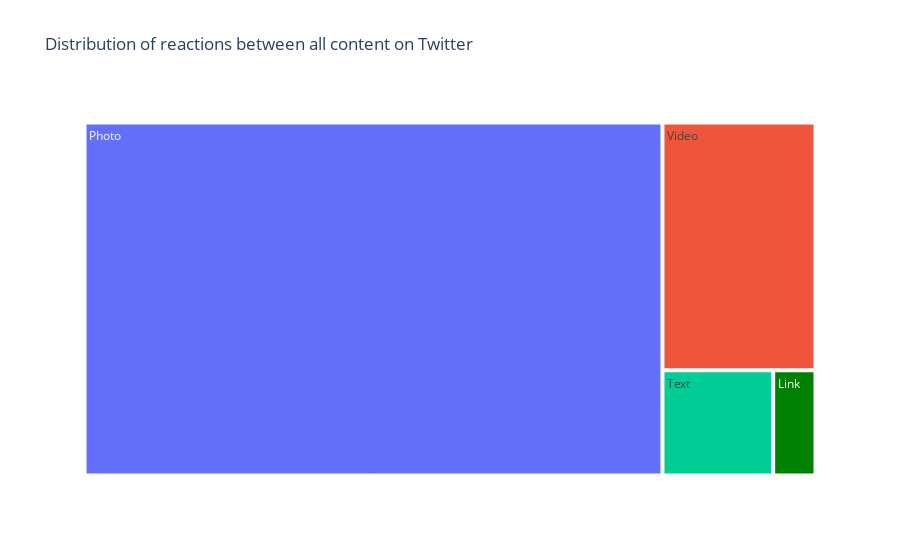
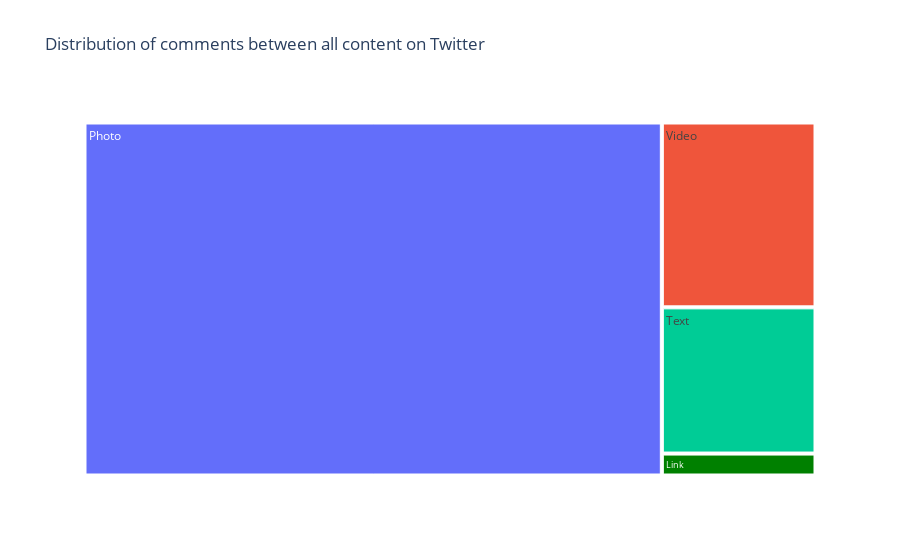
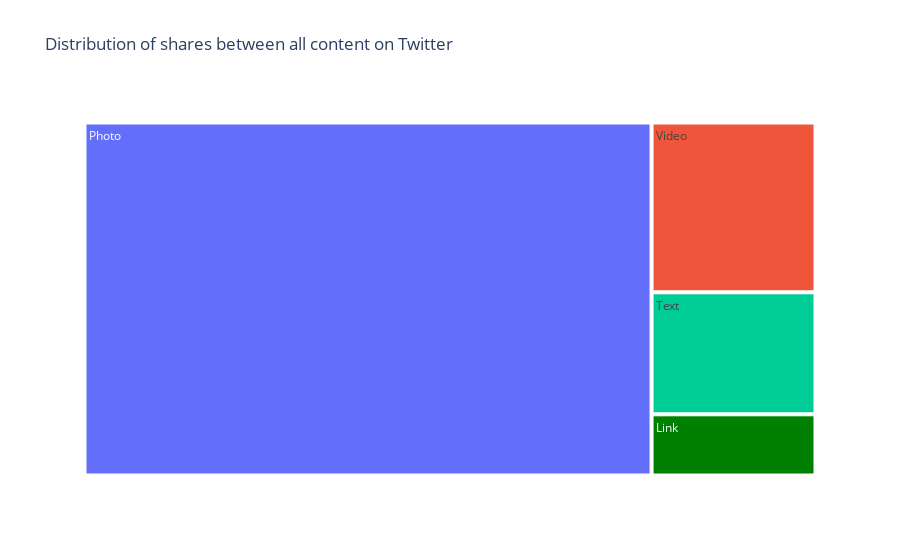

Source (notebook cell) for these figures, in order:
### Code cell
color_discrete_map = {
    'Photo': 'Viridis',
    'Video': 'Cividis',
    'Text': 'Paired',
    'Link': 'Green'
}

# Create a treemap with custom colors
fig = px.treemap(data_twitter, 
                 path=['Content _Type'], 
                 values='Reactions',
                 color='Content _Type',
                 color_discrete_map=color_discrete_map,  # Assign custom colors
                 hover_data=['Comments', 'Shares'], 
                 title='Distribution of reactions between all content on Twitter')

fig.show()


color_discrete_map = {
    'Photo': 'Viridis',
    'Video': 'Cividis',
    'Text': 'Paired',
    'Link': 'Green'
}

# Create a treemap with custom colors
fig = px.treemap(data_twitter, 
                 path=['Content _Type'], 
                 values='Comments',
                 color='Content _Type',
                 color_discrete_map=color_discrete_map,  # Assign custom colors
                 hover_data=['Reactions', 'Shares'], 
                 title='Distribution of comments between all content on Twitter')

fig.show()


color_discrete_map = {
    'Photo': 'Viridis',
    'Video': 'Cividis',
    'Text': 'Paired',
    'Link': 'Green'
}

# Create a treemap with custom colors
fig = px.treemap(data_twitter, 
                 path=['Content _Type'], 
                 values='Shares',
                 color='Content _Type',
                 color_discrete_map=color_discrete_map,  # Assign custom colors
                 hover_data=['Comments', 'Reactions'], 
                 title='Distribution of shares between all content on Twitter')

fig.show()

### Figure 1 — Plotly figure (JSON) as saved in the notebook; plotly's stock layout.template omitted (floating-point values rounded to 4 significant figures)
{"data": [{"branchvalues": "total", "customdata": [["(?)", "(?)", "Link"], ["(?)", "(?)", "Text"], ["(?)", "(?)", "Video"], ["(?)", "(?)", "Photo"]], "domain": {"x": [0, 1], "y": [0, 1]}, "hovertemplate": "labels=%{label}<br>Reactions=%{value}<br>parent=%{parent}<br>id=%{id}<br>Comments=%{customdata[0]}<br>Shares=%{customdata[1]}<br>Content _Type=%{customdata[2]}<extra></extra>", "ids": ["Link", "Text", "Video", "Photo"], "labels": ["Link", "Text", "Video", "Photo"], "marker": {"colors": ["Green", "Paired", "Cividis", "Viridis"]}, "name": "", "parents": ["", "", "", ""], "type": "treemap", "values": [2735, 7155, 23289, 125309]}], "layout": {"legend": {"tracegroupgap": 0}, "title": {"text": "Distribution of reactions between all content on Twitter"}}}

### Figure 2 — Plotly figure (JSON) as saved in the notebook; plotly's stock layout.template omitted (floating-point values rounded to 4 significant figures)
{"data": [{"branchvalues": "total", "customdata": [["(?)", "(?)", "Link"], ["(?)", "(?)", "Text"], ["(?)", "(?)", "Video"], ["(?)", "(?)", "Photo"]], "domain": {"x": [0, 1], "y": [0, 1]}, "hovertemplate": "labels=%{label}<br>Comments=%{value}<br>parent=%{parent}<br>id=%{id}<br>Reactions=%{customdata[0]}<br>Shares=%{customdata[1]}<br>Content _Type=%{customdata[2]}<extra></extra>", "ids": ["Link", "Text", "Video", "Photo"], "labels": ["Link", "Text", "Video", "Photo"], "marker": {"colors": ["Green", "Paired", "Cividis", "Viridis"]}, "name": "", "parents": ["", "", "", ""], "type": "treemap", "values": [640, 4264, 5391, 38678]}], "layout": {"legend": {"tracegroupgap": 0}, "title": {"text": "Distribution of comments between all content on Twitter"}}}

### Figure 3 — Plotly figure (JSON) as saved in the notebook; plotly's stock layout.template omitted (floating-point values rounded to 4 significant figures)
{"data": [{"branchvalues": "total", "customdata": [["(?)", "(?)", "Link"], ["(?)", "(?)", "Text"], ["(?)", "(?)", "Video"], ["(?)", "(?)", "Photo"]], "domain": {"x": [0, 1], "y": [0, 1]}, "hovertemplate": "labels=%{label}<br>Shares=%{value}<br>parent=%{parent}<br>id=%{id}<br>Comments=%{customdata[0]}<br>Reactions=%{customdata[1]}<br>Content _Type=%{customdata[2]}<extra></extra>", "ids": ["Link", "Text", "Video", "Photo"], "labels": ["Link", "Text", "Video", "Photo"], "marker": {"colors": ["Green", "Paired", "Cividis", "Viridis"]}, "name": "", "parents": ["", "", "", ""], "type": "treemap", "values": [2536, 5056, 7037, 50596]}], "layout": {"legend": {"tracegroupgap": 0}, "title": {"text": "Distribution of shares between all content on Twitter"}}}
